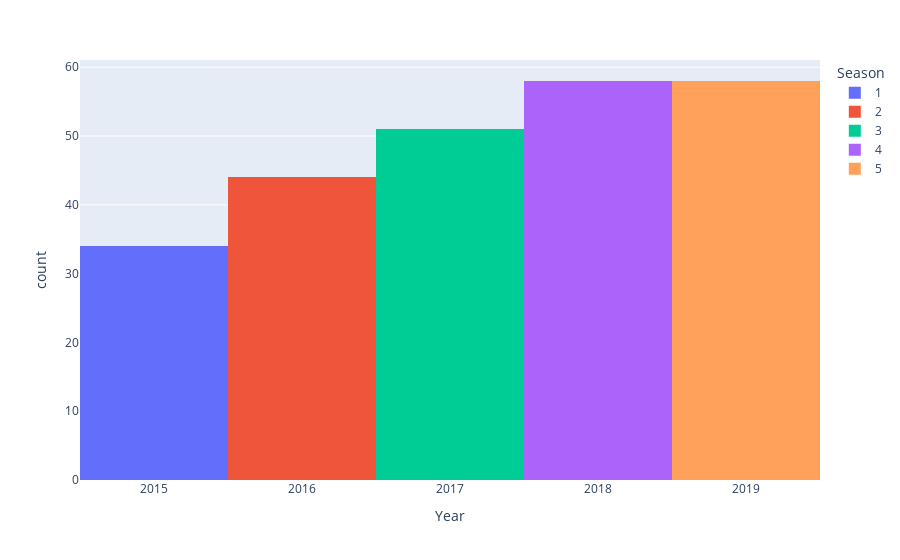

This figure's notebook cell:
### Markdown cell above
## Figures for Love island

### Code cell
fig = px.histogram(df_loveisland_until_2020, x="Year",color="Season")
fig.show()

### Figure 1 — Plotly figure (JSON) as saved in the notebook; plotly's stock layout.template omitted (floating-point values rounded to 4 significant figures)
{"data": [{"alignmentgroup": "True", "bingroup": "x", "hovertemplate": "Season=1<br>Year=%{x}<br>count=%{y}<extra></extra>", "legendgroup": "1", "marker": {"color": "#636efa", "pattern": {"shape": ""}}, "name": "1", "offsetgroup": "1", "orientation": "v", "showlegend": true, "type": "histogram", "x": [2015, 2015, 2015, 2015, 2015, 2015, 2015, 2015, 2015, 2015, 2015, 2015, 2015, 2015, 2015, 2015, 2015, 2015, 2015, 2015, 2015, 2015, 2015, 2015, 2015, 2015, 2015, 2015, 2015, 2015, 2015, 2015, 2015, 2015], "xaxis": "x", "yaxis": "y"}, {"alignmentgroup": "True", "bingroup": "x", "hovertemplate": "Season=2<br>Year=%{x}<br>count=%{y}<extra></extra>", "legendgroup": "2", "marker": {"color": "#EF553B", "pattern": {"shape": ""}}, "name": "2", "offsetgroup": "2", "orientation": "v", "showlegend": true, "type": "histogram", "x": [2016, 2016, 2016, 2016, 2016, 2016, 2016, 2016, 2016, 2016, 2016, 2016, 2016, 2016, 2016, 2016, 2016, 2016, 2016, 2016, 2016, 2016, 2016, 2016, 2016, 2016, 2016, 2016, 2016, 2016, 2016, 2016, 2016, 2016, 2016, 2016, 2016, 2016, 2016, 2016, 2016, 2016, 2016, 2016], "xaxis": "x", "yaxis": "y"}, {"alignmentgroup": "True", "bingroup": "x", "hovertemplate": "Season=3<br>Year=%{x}<br>count=%{y}<extra></extra>", "legendgroup": "3", "marker": {"color": "#00cc96", "pattern": {"shape": ""}}, "name": "3", "offsetgroup": "3", "orientation": "v", "showlegend": true, "type": "histogram", "x": [2017, 2017, 2017, 2017, 2017, 2017, 2017, 2017, 2017, 2017, 2017, 2017, 2017, 2017, 2017, 2017, 2017, 2017, 2017, 2017, 2017, 2017, 2017, 2017, 2017, 2017, 2017, 2017, 2017, 2017, 2017, 2017, 2017, 2017, 2017, 2017, 2017, 2017, 2017, 2017, 2017, 2017, 2017, 2017, 2017, 2017, 2017, 2017, 2017, 2017, 2017], "xaxis": "x", "yaxis": "y"}, {"alignmentgroup": "True", "bingroup": "x", "hovertemplate": "Season=4<br>Year=%{x}<br>count=%{y}<extra></extra>", "legendgroup": "4", "marker": {"color": "#ab63fa", "pattern": {"shape": ""}}, "name": "4", "offsetgroup": "4", "orientation": "v", "showlegend": true, "type": "histogram", "x": [2018, 2018, 2018, 2018, 2018, 2018, 2018, 2018, 2018, 2018, 2018, 2018, 2018, 2018, 2018, 2018, 2018, 2018, 2018, 2018, 2018, 2018, 2018, 2018, 2018, 2018, 2018, 2018, 2018, 2018, 2018, 2018, 2018, 2018, 2018, 2018, 2018, 2018, 2018, 2018, 2018, 2018, 2018, 2018, 2018, 2018, 2018, 2018, 2018, 2018, 2018, 2018, 2018, 2018, 2018, 2018, 2018, 2018], "xaxis": "x", "yaxis": "y"}, {"alignmentgroup": "True", "bingroup": "x", "hovertemplate": "Season=5<br>Year=%{x}<br>count=%{y}<extra></extra>", "legendgroup": "5", "marker": {"color": "#FFA15A", "pattern": {"shape": ""}}, "name": "5", "offsetgroup": "5", "orientation": "v", "showlegend": true, "type": "histogram", "x": [2019, 2019, 2019, 2019, 2019, 2019, 2019, 2019, 2019, 2019, 2019, 2019, 2019, 2019, 2019, 2019, 2019, 2019, 2019, 2019, 2019, 2019, 2019, 2019, 2019, 2019, 2019, 2019, 2019, 2019, 2019, 2019, 2019, 2019, 2019, 2019, 2019, 2019, 2019, 2019, 2019, 2019, 2019, 2019, 2019, 2019, 2019, 2019, 2019, 2019, 2019, 2019, 2019, 2019, 2019, 2019, 2019, 2019], "xaxis": "x", "yaxis": "y"}], "layout": {"barmode": "relative", "legend": {"title": {"text": "Season"}, "tracegroupgap": 0}, "margin": {"t": 60}, "xaxis": {"anchor": "y", "domain": [0, 1], "title": {"text": "Year"}}, "yaxis": {"anchor": "x", "domain": [0, 1], "title": {"text": "count"}}}}
